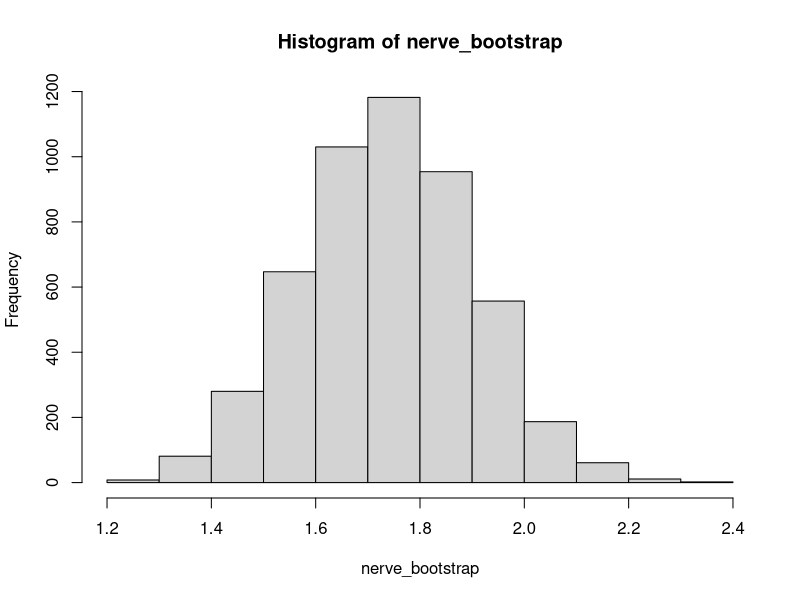

Generate this figure with R: (Note: this script raises an error after producing the figure.)
# Example 8.2
nerve_frame <- read.table('nerve.dat', sep='', na.strings='', fill=T)

# Flatten
nerve <- as.matrix(nerve_frame)
dim(nerve) <- nrow(nerve_frame) * ncol(nerve_frame)
nerve <- nerve[!is.na(nerve)]

skewness <- function(data, index=1:length(data)) {
    x <- data[index]
    mean(((x - mean(x))/sd(x))^3)
}

bootstrap <- function(x, b, f) {
    tboot <- vector("double", b)
    for (i in seq(b)) {
        xsample <- sample(x, length(x), replace = TRUE)
        tboot[i] <- f(xsample)
    }
    tboot
}

bootstrap_ci_normal <- function(x, b, f, alpha) {
    se <- sd(bootstrap(x, b, f))
    expected <- f(x)
    c(expected - se * qnorm(1 - alpha/2), expected + se * qnorm(1 - alpha/2))
}

bootstrap_ci_pivotal <- function(x, b, f, alpha) {
    boot_x <- bootstrap(x, b, f)
    expected <- f(x)
    c(2*expected - quantile(boot_x, 1-alpha/2), 2*expected - quantile(boot_x, alpha/2))
}

bootstrap_ci_percentile <- function(x, b, f, alpha) {
    boot_x <- bootstrap(x, b, f)
    c(quantile(boot_x, alpha/2), quantile(boot_x, 1-alpha/2))
}



bootstrap_ci_normal(nerve, 1000, skewness, .05)

bootstrap_ci_pivotal(nerve, 1000, skewness, .05)

bootstrap_ci_percentile(nerve, 1000, skewness, .05)

## It can be useful to show the convergence
nerve_bootstrap <- bootstrap(nerve, 5000, skewness)

hist(nerve_bootstrap)

nerve_running_sd <- sqrt(purrr::accumulate(nerve_bootstrap, function (x, y) x + y^2) / seq(1:length(b)))

## We could do this with an accumulator with a clever merge sort
nerve_running_quantile <- vector("double", length(nerve_bootstrap))
for (i in 1:length(nerve_bootstrap)) {
    nerve_running_quantile[i] <- quantile(nerve_bootstrap[1:i], 0.975)
}

plot(nerve_running_sd)

plot(nerve_running_quantile)

## Using the boot package
boot::boot.ci(boot::boot(data=nerve, R=1000, statistic=skewness),
              type=c("norm", "perc", "bca"))

## Exercise 8.6
lsat <- c(576, 635, 558,578,666,580,555,661,651,605,653,575,545,572,594)
gpa <- c(3.39,3.30,2.81,3.03,3.44,3.07,3.00,3.43,3.36,3.13,3.12,2.74,2.76,2.88,3.96)
boot <- 1000

lsat_gpa_cor <- cor(lsat, gpa)

lsat_gpa_boot <- vector("double", length(lsat))
for (i in 1:boot) {
    index <- sample(1:length(lsat), replace=TRUE)
    lsat_gpa_boot[i] <- cor(lsat[index], gpa[index])
}

hist(lsat_gpa_boot)

## 95% confidence intervals
lsat_gpa_ci_normal <- c(lsat_gpa_cor - 2*sd(lsat_gpa_boot), lsat_gpa_cor + 2*sd(lsat_gpa_boot))

lsat_gpa_ci_pivotal <- c(2 * lsat_gpa_cor - quantile(lsat_gpa_boot, 0.975), 2 * lsat_gpa_cor - quantile(lsat_gpa_boot,0.0275))

lsat_gpa_ci_percentile <- c( quantile(lsat_gpa_boot, 0.0275),  quantile(lsat_gpa_boot,0.975))

## Ex 7.2

n <- 100
ex2_normal_radius <- vector("numeric", n)
ex2_normal_centre <- vector("numeric", n)
for (i in 1:n) {
    y <- rnorm(50)
    x <- exp(y)
    ex2_normal <- bootstrap_ci_normal(x, 100, skewness, .05)
    ex2_normal_radius[i] <- (ex2_normal[2] - ex2_normal[1]) / 2
    ex2_normal_centre[i] <- (ex2_normal[2] + ex2_normal[1])/2
}

## TODO: commentary
(ex2_pivotal <- bootstrap_ci_pivotal(y, 1000, skewness, .05))
(ex2_percentile <- bootstrap_ci_percentile(y, 1000, skewness, .05))


## Exmple 8.3
x <- rt(25, 3)
T <- function(x) (quantile(x, 0.75) - quantile(x, 0.25)) / 1.34


(ex2_normal <- bootstrap_ci_normal(x, 1000, T, .05))
(ex2_pivotal <- bootstrap_ci_pivotal(x, 1000, T, .05))
(ex2_percentile <- bootstrap_ci_percentile(x, 1000, T, .05))

## Examining Ex 5

iterate_dbl <- function(f, x0, n) {
    x <- x0
    ans <- vector("numeric", n)
    for (i in 1:n) {
        x <- f(x)
        ans[i] <- x
    }
    ans
}

n <- 100
iter <- 1000
## For plotting convergence
## Note is numerically unstable
unconditional_bootstrap_series <- iterate_dbl(function(x) x + mean(sample(rnorm(n), n, replace=TRUE))^2, 0, iter) / 1:iter

## This should be 1
(unconditional_bootstrap_series[iter] * n) / (2 - 1/n)


## Ex 6
n <- 100
mu <- 5
x <- rnorm(n, mu)

## Using if X_i ~ Normal(mu, 1) then sum(X_i) ~ Normal(n * mu, n)
distribution <- function(x) dnorm(n*log(x), n*mu, sqrt(n))

b <- bootstrap(x, 1000, function(x) mean(exp(x)))

t <- seq(min(b), max(b), by=0.01)

hist(b, 30)
